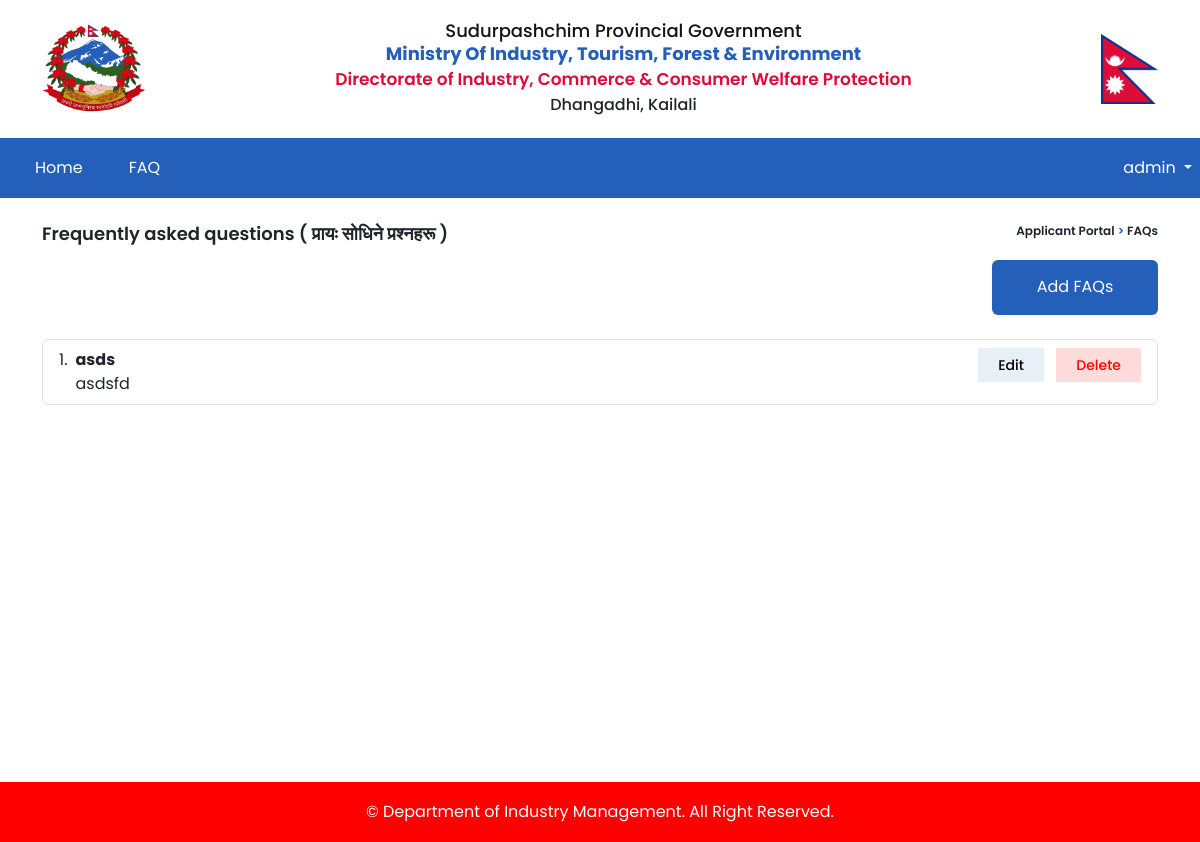
The app's page /faq/list/ (signed in) with its own data.
### accounts/models.py (models this page shows, shortened)
class CustomUser(AbstractUser):
    SA = 1
    A = 2
    ROLE_CHOICES = (
        (SA, 'Super Admin'),
        (A, 'Admin'),
    )
    email = models.EmailField(unique=True)
    username = models.CharField(max_length=100, unique=True)
    fullname = models.CharField(max_length=100)
    phone_no = models.CharField(max_length=15)
    role = models.PositiveSmallIntegerField(choices=ROLE_CHOICES, blank=True, null=True)
    USERNAME_FIELD = 'email'
    REQUIRED_FIELDS = ['username']

### faq/models.py (models this page shows)
class Faq(models.Model):
    question = models.CharField(max_length=255)
    answer = models.TextField(max_length=600)

### fdip/decorators.py (the view)
    def wrap(request, *args, **kwargs):
        if request.user.is_authenticated and request.user.role == 1:
            return view_func(request, *args, **kwargs)
        else:
            return redirect('home')

### faq/views.py (called while the page is built)
@superadmin_required
def faq_list(request):
    faq = Faq.objects.all()
    context = {'faq': faq}
    return render(request, 'faq/list.html', context)

### templates/faq/list.html (shortened to what this page needs)
{% extends "layout/base.html" %}
{% load static %}
{% block container %}
<div class="container main-sec">
    <div class="cng-pw-title d-flex justify-content-between mt-4">
        <p class="kit-page-heading">Frequently asked questions <span>( प्रायः सोधिने प्रश्नहरू )</span>
        </p>
        <div class="kit-text-navigation">
            <p>Applicant Portal<span> > </span> FAQs
            </p>
        </div>
    </div>
    <div class="row mb-4">
      <div class="col-md-10"></div>
      <div class="col-md-2">
        <a href="{% url 'faq-create' %}">
          <button class="kit-form-button m-0">Add FAQs</button>
        </a>
      </div>
    </div>
    <ol class="list-group list-group-numbered my-3">
      {% for f in faq %}
        <li class="list-group-item d-flex justify-content-between align-items-start faq-list">
          <div class="ms-2 me-auto">
            <div class="fw-bold">{{ f.question }}</div>
            {{ f.answer }}
          </div>
          <div>
            <a href="{% url 'faq-edit' faq_id=f.id %}"><span class="badge pill edit-pill">Edit</span></a>
            <a href="{% url 'faq-delete' faq_id=f.id %}" onclick="return confirm('Are you sure you want to delete this faq?');" class="kit-card-link"><span class="badge pill delete-pill ms-2">Delete</span></a>
        </div>
        </li>
        {% endfor %}
      </ol>
</div>
{% endblock %}

### templates/layout/base.html (shortened to what this page needs)
{% load static %}
<!doctype html>
<html lang="en">
  <head>
    <link rel="stylesheet" href="https://cdnjs.cloudflare.com/ajax/libs/font-awesome/6.4.0/css/all.min.css"
 />
    <link href="https://cdn.jsdelivr.net/npm/bootstrap@5.3.0-alpha3/dist/css/bootstrap.min.css" rel="stylesheet">
    <link rel="stylesheet" href="{% static '/style/style.css' %}">
    <link rel="stylesheet" href="{% static '/nepali_date_picker/nepali-date-picker.min.css' %}">
</head>
  <body>
    <header>
      <div class="container">
          <div class="row">
              <div class="mainheader-top">
                  <img class="GON-logo" src="{% static '/image/nepal-govt.png' %}" alt="">
                  <div class="mainheader-top-text">
                      <h3>Sudurpashchim Provincial Government</h3>
                      <h3><span>Ministry of Industry, Tourism, Forest & Environment</span></h3>
                      <h4>Directorate of Industry, Commerce & Consumer Welfare Protection</h4>
                      <p>Dhangadhi, Kailali</p>
                  </div>
                  <img class="flag" src="{% static '/image/Flag_of_Nepal.svg.png' %}" alt="">
              </div>
          </div>
      </div>
      <div class="" style="background-color: #2460B9">
        <nav class="navbar navbar-expand-lg navbar-dark mainheader-nav m-auto" style="max-width:1320px">
            <div class="container-fluid">
                <div class="collapse navbar-collapse" id="navbarSupportedContent">
                    <ul class="navbar-nav me-auto main-ul mb-2 mb-lg-0">
                        <li class="nav-item active">
                            <a class="nav-link" aria-current="page" href="{% url 'home' %}">Home</a>
                        </li>
                        <li class="nav-item">
                            <a class="nav-link" aria-current="page" href="{% url 'faq-display' %}">FAQ</a>
                        </li>
                    </ul>
                </div>
            </div>
            {% if user.is_authenticated %}
            <div class="dropdown me-2">
                <p class=" dropdown-toggle m-0 text-white" type="button" data-bs-toggle="dropdown"
                    aria-expanded="false">
                    {{request.user.username}}
                </p>
                {% endif %}
            </div>
        </nav>
    </div>
    </header>
    {% block container %}
    {% endblock %}
    <footer>
        <p>© Department of Industry Management. All Right Reserved.</p>
    </footer>
</body>
</html>

### static/style/style.css (style rules this page uses)
body { font-family: Poppins; }
.kit-page-heading { font-weight: 600; font-size: 18px; line-height: 24px; margin-bottom: 14px; }
.kit-card-link { text-decoration: none; color: #000000; }
.kit-text-navigation { font-weight: 600; font-size: 12px; line-height: 18px; }
.kit-text-navigation span { color: #2460B9; }
.kit-form-button { width: 100%; height: 55px; margin-top: 29px; border-radius: 6px; background: #2460B9; color: #ffffff; border: none; transition: 0.1s all ease-in-out; }
a { text-decoration: none; }
.mainheader-top { display: flex; justify-content: space-between; margin: 1rem 0; align-items: center; }
.mainheader-top .GON-logo { width: 104px; height: max-content; }
.mainheader-top .flag { width: 57px; height: max-content; }
.mainheader-top-text { text-align: center; }
.mainheader-top-text h4 { color: #dd0c39; font-size: clamp(14px, 3vw, 17px); font-weight: 600; line-height: 25.5px; margin-bottom: 0px; }
.mainheader-top-text h3 { font-family: Poppins; font-size: clamp(16px, 3vw, 18px); font-weight: 500; line-height: 19px; letter-spacing: 0em; text-align: center; color: #131313; text-transform: capitalize; margin-bottom: 4px; }
.mainheader-top-text h3 span { font-weight: 700; color: #2460b9; margin-bottom: 4px; }
.mainheader-top-text p { font-family: Poppins; font-size: 16px; font-weight: 500; text-transform: capitalize; margin: 0; }
.mainheader-nav { position: relative; padding: 0; margin: 0; display: flex; justify-content: space-between; align-items: center; height: 60px; }
.navbar>.container-fluid { max-width: max-content; margin: 0; height: 100%; }
.navbar>.container-fluid>.navbar-collapse { height: 100%; }
.navbar>.container-fluid ul { height: 100%; display: flex; align-items: center; }
.navbar>.container-fluid ul .nav-item { height: 100%; display: flex; align-items: center; padding: 0 15px; }
.main-sec { min-height: 70vh; }
.cng-pw-title { font-weight: 500; font-family: poppins; }
footer { height: 60px; display: flex; justify-content: center; align-items: center; background-color: red; text-align: center; color: white; font-size: 1rem; padding: 10px; }
footer p { display: grid; height: 100%; align-items: center; text-align: center; margin-bottom: 0; }
.edit-pill { background: #e7f0f7; padding: 10px 20px; border-radius: 0; font-family: poppins; font-weight: 500; font-size: 14px; color: #000000; }
.delete-pill { background: #ffdbdb; padding: 10px 20px; border-radius: 0; font-family: poppins; font-weight: 500; font-size: 14px; color: #ff0000; }
.faq-list { flex-wrap: wrap!important; }
.nav-link { color: rgba(255,255,255,1)!important; }

### records on screen
CustomUser: user.username "admin"
Faq: question "asds", answer "asdsfd"
